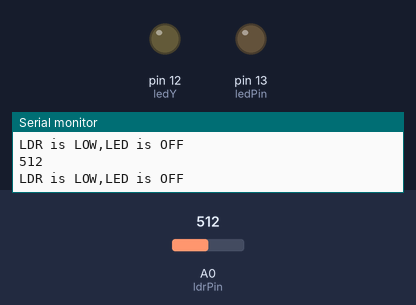
A sketch run on a simulated Arduino Uno, built with avr-gcc and run on an emulated ATmega328P. On the bench: output pins drawn as LEDs (lit = HIGH), the last lines printed to the serial monitor. The test bench sets the inputs (shaded band); at power-on: A0 (ldrPin) = 512.

Above: at 1.2 s.
1.3 s: A0 (ldrPin) set to 163
4.3 s: A0 (ldrPin) set to 142
At 5.3 s:
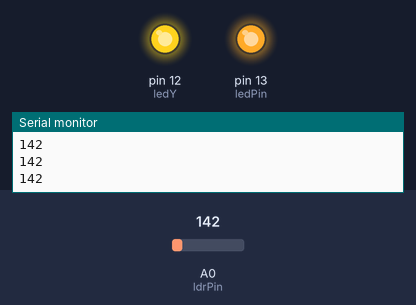
5.8 s: A0 (ldrPin) set to 160
At 6.2 s:
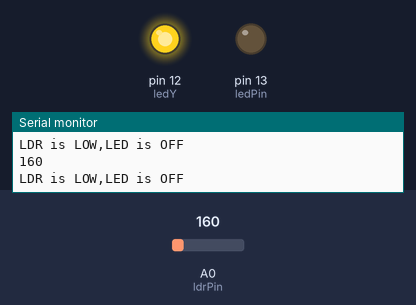
7.3 s: A0 (ldrPin) set to 90
At 7.9 s:
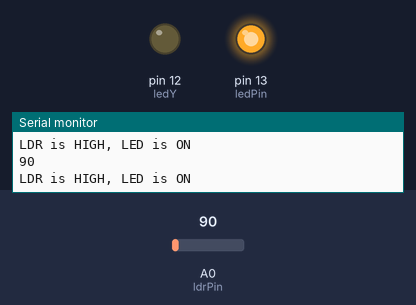
8.8 s: A0 (ldrPin) set to 111
At 10.0 s:
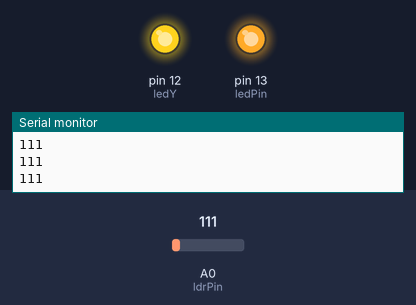
10.3 s: A0 (ldrPin) set to 306
At 10.7 s:
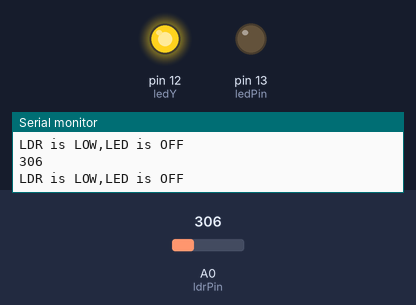
Timing chart, 0 to 12.8 s (numbered marks = the images above; inputs shaded):
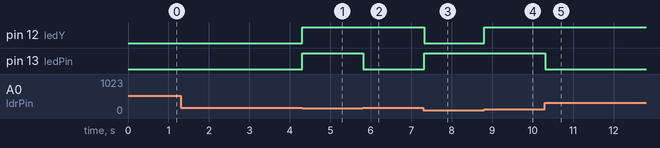

Measured:
- the behaviour switches between 151 and 150 on A0 (ldrPin) (found by bisection; images 0 and 1)
- the behaviour switches between 100 and 101 on A0 (ldrPin) (found by bisection; images 3 and 4)
- after the input at 4.3 s, pin 12 (ledY), pin 13 (ledPin): LOW → HIGH at once
- after the input at 5.8 s, pin 13 (ledPin): HIGH → LOW at once
- after the input at 7.3 s, pin 12 (ledY): HIGH → LOW at once; pin 13 (ledPin): LOW → HIGH at once
- after the input at 8.8 s, pin 12 (ledY): LOW → HIGH at once
- after the input at 10.3 s, pin 13 (ledPin): HIGH → LOW at once

The sketch:

_8_LDR.ino
```cpp
/*
ARDUINO TRAINING
CREATE BY : MUHAMMAD SHAHKHIR BIN MOZAMIR

 TITLE: LDR SENSOR
*/


 int ledPin = 13;
 int ledY = 12;
 int ldrPin = A0;

void setup() {

pinMode(ledPin, OUTPUT);
pinMode(ldrPin, INPUT);
pinMode(ledY,OUTPUT);
Serial.begin(9600);

}

void loop() {

int ldrStatus = analogRead(ldrPin);
Serial.println(ldrStatus);

if (ldrStatus <=100) {

digitalWrite(ledPin, HIGH);
digitalWrite(ledY, LOW);
Serial.println("LDR is HIGH, LED is ON");

}
else if (ldrStatus <=150) {
  digitalWrite(ledPin, HIGH);
  digitalWrite(ledY, HIGH);
  }
else {

digitalWrite(ledPin, LOW);

Serial.println("LDR is LOW,LED is OFF");

}

}

/*
 *TEST STATUS :
 */
```
